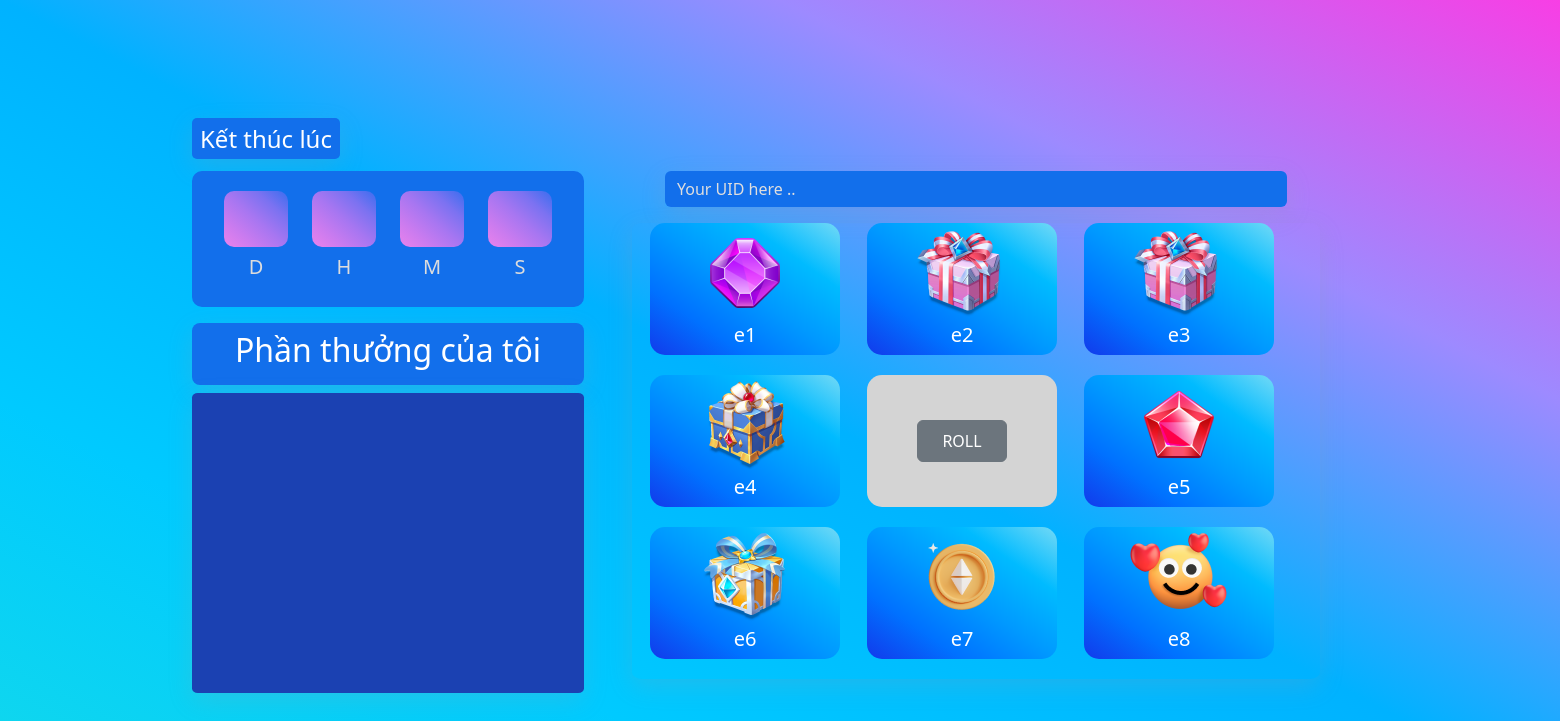
The page / on the database its author committed.
### wheel_prize/models.py (models this page shows, shortened)
class EventPrize(models.Model):
    event = models.ForeignKey(Event ,on_delete=models.CASCADE)
    name = models.CharField(max_length = 255  , blank = True)
    prize = models.CharField(max_length=255 , blank = True)
    image = models.ImageField(upload_to='media/event/prize/')

### wheel_prize/views.py (the view)
# urls.py: path('' , index , name='index'),
def index(request):
    event = Event.objects.filter(status = 1).order_by("-id")[0]
    prize = EventPrize.objects.filter(event = event)
    template = loader.get_template('vongxoay.html')
    context = {
        'event' : event ,
        'prize' : prize
    }
    print(context['prize'][1].image)
    return HttpResponse(template.render(context , request))

### templates/vongxoay.html (shortened to what this page needs)
{% extends 'base.html' %}
{% block content %}
<div id="main" class="h-100 d-flex align-items-center justify-content-center">
    <div class="row h-60 w-100" style="margin: 0 12em ;">
        <h3 class="text-white mb-3">
            <span id="end-at" class="px-2 py-1 custom">Kết thúc lúc</span>
        </h3>
        <div class="col-md-4 d-flex flex-column">
            <div id="timer" class="row">
                <div class="col-3">
                    <div class="timer-box" id="day">
                    </div>
                    <p class="h5">D</p>
                </div>
                <div class="col-3">
                    <div class="timer-box" id="hour">
                    </div>
                    <p class="h5">H</p>
                </div>
                <div class="col-3">
                    <div class="timer-box" id="minute">
                    </div>
                    <p class="h5">M</p>
                </div>
                <div class="col-3">
                    <div class="timer-box" id="second">
                    </div>
                    <p class="h5">S</p>
                </div>
            </div>
            <div id="prize" class="text-white mt-3 flex-grow-1">
                <div class="row h-100">
                    <div id="title" class="h5 py-4 title-content">
                        <h2>Phần thưởng của tôi</h2>
                    </div>
                    <div id="area">
                    </div>
                </div>
            </div>
        </div>
        <div class="col-md-8 px-5">
            <div id="input-uid" class="row mb-3">
                <input type="text" class="form-control" placeholder="Your UID here .. ">
            </div>
            <div id="wheel" class="text-white">
                <div class="row">
                    <div class="col-4 wheel-item" id="wheel-1">
                        <img src="media/{{prize.0.image}}" alt="" width="100px" height="auto">
                        <p class="h5">{{prize.0.prize}}</p>
                    </div>
                    <div class="col-4 wheel-item" id="wheel-2">
                        <img src="media/{{prize.1.image}}" alt="" width="100px" height="auto">
                        <p class="h5">{{prize.1.prize}}</p>
                    </div>
                    <div class="col-4 wheel-item" id="wheel-3">
                        <img src="media/{{prize.2.image}}" alt="" width="100px" height="auto">
                        <p class="h5">{{prize.2.prize}}</p>
                    </div>
                </div>
                <div class="row">
                    <div class="col-4 wheel-item" id="wheel-4">
                        <img src="media/{{prize.3.image}}" alt="" width="100px" height="auto">
                        <p class="h5">{{prize.3.prize}}</p>
                    </div>
                    <div class="col-4 d-flex justify-content-center align-items-center" id="roll">
                        <button class="btn btn-secondary px-4 py-2">ROLL</button>
                    </div>
                    <div class="col-4 wheel-item" id="wheel-5">
                        <img src="media/{{prize.4.image}}" alt="" width="100px" height="auto">
                        <p class="h5">{{prize.4.prize}}</p>
                    </div>
                </div>
                <div class="row">
                    <div class="col-4 wheel-item" id="wheel-6">
                        <img src="media/{{prize.5.image}}" alt="" width="100px" height="auto">
                        <p class="h5">{{prize.5.prize}}</p>
                    </div>
                    <div class="col-4 wheel-item" id="wheel-7">
                        <img src="media/{{prize.6.image}}" alt="" width="100px" height="auto">
                        <p class="h5">{{prize.6.prize}}</p>
                    </div>
                    <div class="col-4 wheel-item" id="wheel-8">
                        <img src="media/{{prize.7.image}}" alt="" width="100px" height="auto">
                        <p class="h5">{{prize.7.prize}}</p>
                    </div>
                </div>
            </div>
        </div>
    </div>
</div>
{% endblock %}

### templates/base.html (shortened to what this page needs)
<!DOCTYPE html>
<html lang="en">
<head>
    <link rel="stylesheet" href="https://cdnjs.cloudflare.com/ajax/libs/font-awesome/6.1.2/css/all.min.css" />
    <link rel="stylesheet" href="https://cdn.jsdelivr.net/npm/bootstrap@5.2.0/dist/css/bootstrap.min.css">
</head>
<body>
    {% block content %}
    {% endblock %}
</body>
</html>

### templates/base.html (style rules this page uses)
html,body { height: 100%; margin: 0 ; }
#main { min-height: 100%; background-image: linear-gradient(to left bottom, #f83ee5, #9d8aff, #00b2ff, #00caff, #12d9eb); }

### templates/vongxoay.html (style rules this page uses)
#input-uid > input::placeholder { color : rgb(223, 222, 222); }
#area, #wheel, #input-uid, #end-at { -webkit-box-shadow: rgba(149, 157, 165, 0.2) 0px 8px 24px; box-shadow: rgba(149, 157, 165, 0.2) 0px 8px 24px; border-radius: 1.5%; }
#timer { padding: 1.25em; border-radius: 10px; background-color: #126FEB; }
.timer-box { background-image: -webkit-gradient(linear, left bottom, right top, from(#e982ec), color-stop(#ca7bef), color-stop(#a776f1), color-stop(#7b72f1), to(#396eef)); background-image: -o-linear-gradient(left bottom, #e982ec, #ca7bef, #a776f1, #7b72f1, #396eef); background-image: linear-gradient(to right top, #e982ec, #ca7bef, #a776f1, #7b72f1, #396eef); padding: 1.5em; border-radius: 10px; color: white; }
#timer>div>p { text-align: center; color: gainsboro; margin-top: 0.4em; }
#wheel>div>div { text-align: center; -webkit-box-align: center; -ms-flex-align: center; align-items: center; }
#input-uid>input { background-color: #126FEB; color: white; border: none; outline: none; }
#input-uid { width: 100%; max-width: 622px; margin: 0 auto; }
#area, #end-at { background-color: #1b41b2; }
#main { background-image: -webkit-gradient(linear, right top, left bottom, from(#f83ee5), color-stop(#9d8aff), color-stop(#00b2ff), color-stop(#00caff), to(#12d9eb)); background-image: -o-linear-gradient(right top, #f83ee5, #9d8aff, #00b2ff, #00caff, #12d9eb); background-image: linear-gradient(to left bottom, #f83ee5, #9d8aff, #00b2ff, #00caff, #12d9eb); height: 100vh; }
.text-white { padding: 0px; }
#end-at { background-color: #126FEB; font-size: 24px; border-radius: 5px; padding: 8px 12px; -webkit-box-shadow: rgba(149, 157, 165, 0.2) 0px 8px 24px; box-shadow: rgba(149, 157, 165, 0.2) 0px 8px 24px; }
.wheel-item { background-image: -webkit-gradient(linear, right top, left bottom, from(#73d9f6), color-stop(#00bbff), color-stop(#0099ff), color-stop(#0071ff), to(#123aeb)); background-image: -o-linear-gradient(right top, #73d9f6, #00bbff, #0099ff, #0071ff, #123aeb); background-image: linear-gradient(to left bottom, #73d9f6, #00bbff, #0099ff, #0071ff, #123aeb); border-radius: 15px; width: 100%; max-width: 190px; margin: 0 27px 20px 0; }
#roll { background-color: #D4D4D4; border-radius: 15px; width: 100%; max-width: 190px; margin: 0 27px 20px 0; }
#wheel-1, #wheel-4, #wheel-6 { margin-left: 30px; }
.title-content h2 { text-align: center; }
.title-content { padding: 8px 12px !important; border-radius: 8px; background-color: #126FEB; -webkit-box-shadow: rgba(149, 157, 165, 0.2) 0px 8px 24px; box-shadow: rgba(149, 157, 165, 0.2) 0px 8px 24px; }
#area { height: 100%; max-height: 300px; overflow-y: scroll; }

### rows shown on the page
EventPrize: image (picture), prize "e1"
EventPrize: image (picture), prize "e2"
EventPrize: image (picture), prize "e3"
EventPrize: image (picture), prize "e4"
EventPrize: image (picture), prize "e5"
EventPrize: image (picture), prize "e6"
EventPrize: image (picture), prize "e7"
EventPrize: image (picture), prize "e8"
